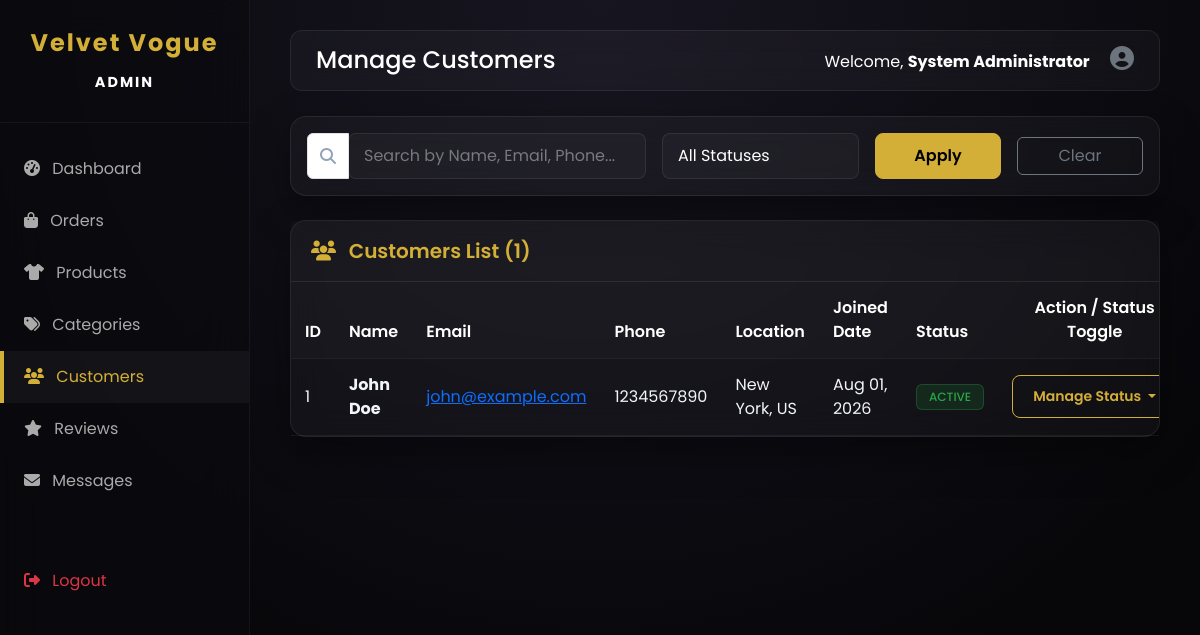
The page /admin/customers.php (signed in) on the database its author committed.
### tables this page shows
CREATE TABLE `customers` (
  `id` int(11) NOT NULL AUTO_INCREMENT,
  `first_name` varchar(50) NOT NULL,
  `last_name` varchar(50) NOT NULL,
  `email` varchar(100) NOT NULL,
  `password` varchar(255) NOT NULL,
  `phone` varchar(20) DEFAULT NULL,
  `address` text DEFAULT NULL,
  `city` varchar(50) DEFAULT NULL,
  `state` varchar(50) DEFAULT NULL,
  `zip_code` varchar(20) DEFAULT NULL,
  `country` varchar(50) DEFAULT 'US',
  `created_at` timestamp DEFAULT current_timestamp(),
  `status` enum('active','inactive','banned') DEFAULT 'active',
  PRIMARY KEY (`id`),
  UNIQUE KEY `email` (`email`)
);

### admin/customers.php (the view, shortened to what this page needs)
<?php
require_once 'includes/header.php';
$search_query = isset($_GET['search']) ? sanitize_input($_GET['search']) : '';
$sql = "SELECT * FROM customers";
$params = [];
$sql .= " ORDER BY created_at DESC";
$stmt = $conn->prepare($sql);
$stmt->execute($params);
$customers = $stmt->fetchAll();
?>
<div class="card shadow-sm border-0 mb-4">
    <div class="card-body">
        <form method="GET" action="customers.php" class="row g-3 align-items-center mb-0">
            <div class="col-md-5">
                <div class="input-group">
                    <span class="input-group-text bg-white"><i class="fas fa-search text-muted"></i></span>
                    <input type="text" name="search" class="form-control" placeholder="Search by Name, Email, Phone..." value="<?php echo htmlspecialchars($search_query); ?>">
                </div>
            </div>
            <div class="col-md-3">
                <select name="status" class="form-select">
                    <option value="">All Statuses</option>
                </select>
            </div>
            <div class="col-md-2">
                <button type="submit" class="btn btn-luxury w-100">Apply</button>
            </div>
            <div class="col-md-2">
                <a href="customers.php" class="btn btn-outline-secondary w-100">Clear</a>
            </div>
        </form>
    </div>
</div>
<div class="card shadow-sm border-0">
    <div class="card-header card-header-custom d-flex justify-content-between align-items-center">
        <span class="fs-5"><i class="fas fa-users me-2"></i> Customers List (<?php echo count($customers); ?>)</span>
    </div>
    <div class="card-body p-0">
        <div class="table-responsive">
            <table class="table table-hover align-middle mb-0">
                <thead class="table-light">
                    <tr>
                        <th class="ps-3">ID</th>
                        <th>Name</th>
                        <th>Email</th>
                        <th>Phone</th>
                        <th>Location</th>
                        <th>Joined Date</th>
                        <th>Status</th>
                        <th class="text-center">Action / Status Toggle</th>
                    </tr>
                </thead>
                <tbody>
                    <?php if (empty($customers)): ?>
                        <tr>
                            <td colspan="8" class="text-center py-4 text-muted">
                                <i class="fas fa-users-slash fs-2 mb-2 d-block"></i>
                                No customers found.
                            </td>
                        </tr>
                    <?php else: ?>
                        <?php foreach ($customers as $cust): ?>
                            <tr>
                                <td class="ps-3 text-secondary"><?php echo $cust['id']; ?></td>
                                <td><strong><?php echo htmlspecialchars($cust['first_name'] . ' ' . $cust['last_name']); ?></strong></td>
                                <td><a href="mailto:<?php echo htmlspecialchars($cust['email']); ?>"><?php echo htmlspecialchars($cust['email']); ?></a></td>
                                <td><?php echo htmlspecialchars($cust['phone'] ?: '-'); ?></td>
                                <td>
                                    <?php
                                    $loc = array_filter([$cust['city'], $cust['country']]);
                                    echo htmlspecialchars(!empty($loc) ? implode(', ', $loc) : 'Not Provided');
                                    ?>
                                </td>
                                <td><?php echo date('M d, Y', strtotime($cust['created_at'])); ?></td>
                                <td>
                                    <?php
                                    $badge_class = 'badge-inactive';
                                    if ($cust['status'] === 'active') $badge_class = 'badge-active';
                                    elseif ($cust['status'] === 'banned') $badge_class = 'badge-banned';
                                    ?>
                                    <span class="badge <?php echo $badge_class; ?> text-uppercase"><?php echo $cust['status']; ?></span>
                                </td>
                                <td class="text-center">
                                    <div class="dropdown">
                                        <button class="btn btn-sm btn-outline-luxury dropdown-toggle" type="button" data-bs-toggle="dropdown" aria-expanded="false">
                                            Manage Status
                                        </button>
                                    </div>
                                </td>
                            </tr>
                        <?php endforeach; ?>
                    <?php endif; ?>
                </tbody>
            </table>
        </div>
    </div>
</div>
<?php require_once 'includes/footer.php'; ?>

### admin/includes/header.php (style rules this page uses)
:root { --accent-color: #d4af37; --accent-hover: #f1c40f; --text-main: #f1f5f9; --text-muted: #94a3b8; --glass-bg: rgba(255, 255, 255, 0.03); --glass-border: rgba(255, 255, 255, 0.08); --glass-shadow: 0 16px 40px 0 rgba(0, 0, 0, 0.4); }
body { font-family: 'Poppins', sans-serif; background: radial-gradient(circle at 50% 0%, #171520 0%, #07070a 75%); background-attachment: fixed; color: var(--text-main); overflow-x: hidden; min-height: 100vh; }
.card-header-custom { background-color: rgba(255, 255, 255, 0.02) !important; border-bottom: 1px solid var(--glass-border) !important; color: var(--accent-color) !important; font-weight: 600; padding: 15px 20px !important; }
.card { background: var(--glass-bg) !important; backdrop-filter: blur(16px); -webkit-backdrop-filter: blur(16px); border: 1px solid var(--glass-border) !important; border-radius: 16px !important; box-shadow: var(--glass-shadow) !important; color: var(--text-main) !important; }
.card-body { color: var(--text-main) !important; }
.btn-luxury { background-color: var(--accent-color) !important; color: #000000 !important; border: 1px solid var(--accent-color) !important; font-weight: 600; border-radius: 8px !important; padding: 10px 20px; transition: all 0.3s ease; }
.btn-outline-luxury { background-color: transparent !important; color: var(--accent-color) !important; border: 1px solid var(--accent-color) !important; font-weight: 600; border-radius: 8px !important; padding: 10px 20px; transition: all 0.3s ease; }
.form-control, .form-select { background: rgba(255, 255, 255, 0.03) !important; border: 1px solid rgba(255, 255, 255, 0.08) !important; color: #ffffff !important; border-radius: 8px !important; padding: 10px 15px !important; transition: all 0.3s ease; }
.form-select option, select option { background-color: #16151f !important; color: #ffffff !important; }
.form-control::placeholder { color: rgba(255, 255, 255, 0.4) !important; }
.table { color: var(--text-main) !important; border-color: rgba(255, 255, 255, 0.06) !important; }
.table th, .table td { background: transparent !important; color: var(--text-main) !important; border-color: rgba(255, 255, 255, 0.06) !important; padding: 14px !important; }
.table thead th { color: #fff !important; font-weight: 600; }
.table-light { background-color: rgba(255, 255, 255, 0.02) !important; }
.badge { padding: 6px 12px !important; font-weight: 500 !important; border-radius: 6px !important; }
.badge-active { background-color: rgba(40, 167, 69, 0.15) !important; color: #28a745 !important; border: 1px solid rgba(40, 167, 69, 0.3); }
.text-muted { color: var(--text-muted) !important; }

### rows shown on the page
customers: id "1", first_name+last_name "John Doe", email "john@example.com", phone "1234567890", city+country "New York, US", created_at "Aug 01, 2026", status "ACTIVE"

### other values the page prints
$page_title "Manage Customers"
$_SESSION['admin_name'] "System Administrator"
count($customers) "1"
